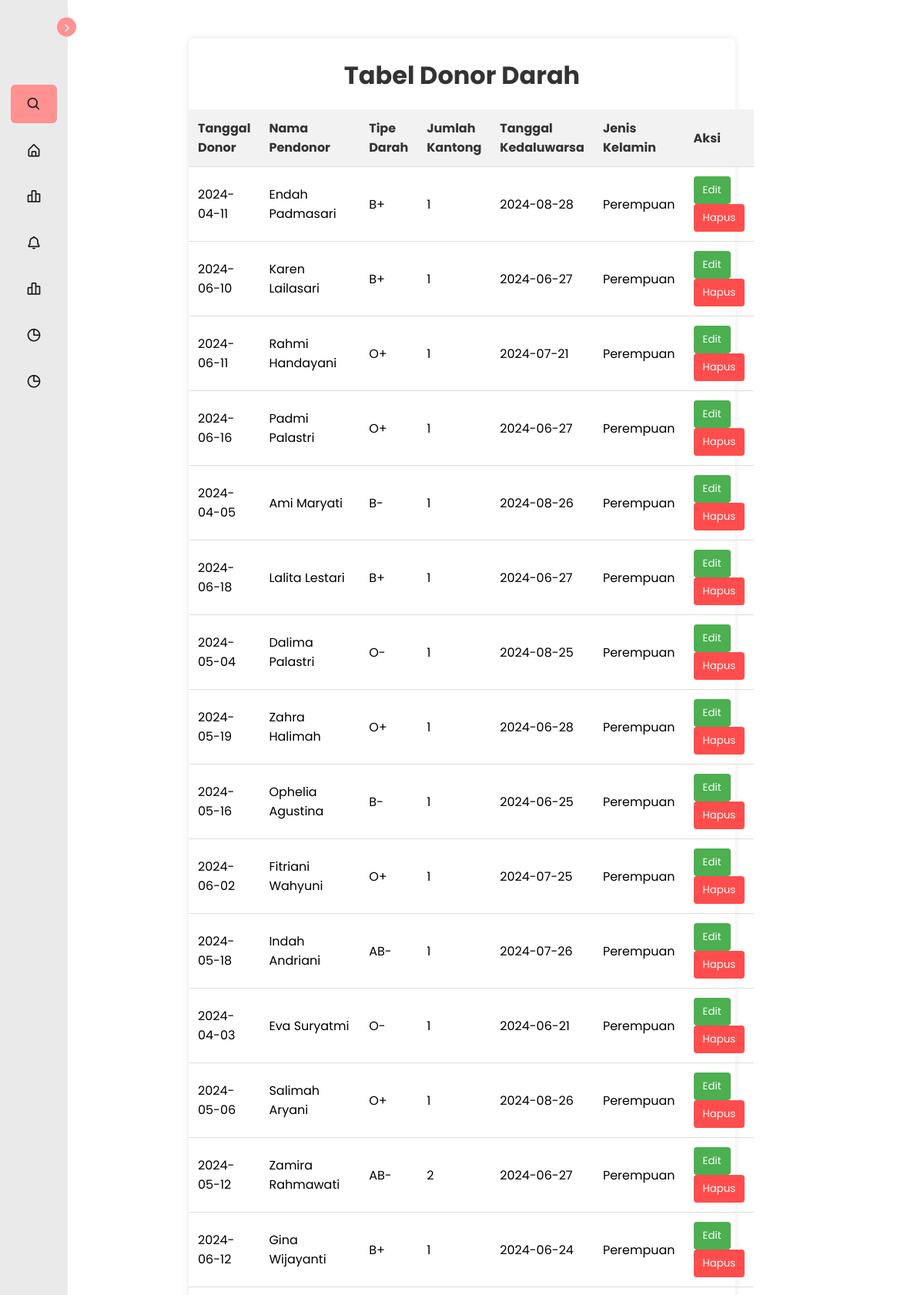
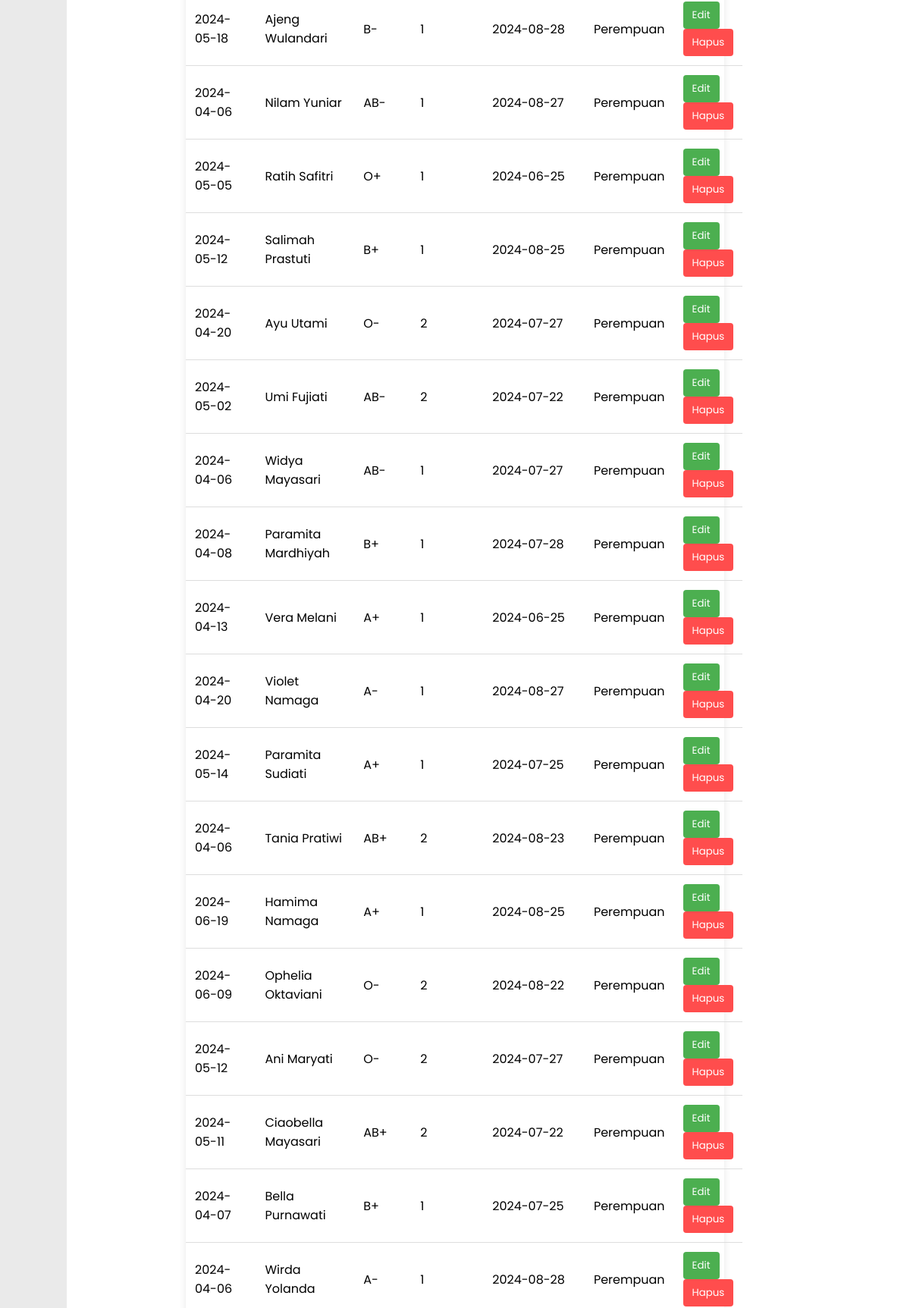
Page /informasipendonor.php (signed in, upper part) on the committed database (2 pictures, top to bottom).
### tables this page shows
CREATE TABLE `donor_darah` (
  `id_donor` int(11) NOT NULL,
  `tanggal_donor` date NOT NULL,
  `nama_pendonor` varchar(50) NOT NULL,
  `kode_darah` varchar(5) NOT NULL,
  `jumlah_kantong` int(11) NOT NULL,
  `tanggal_kedaluwarsa` date NOT NULL,
  `jenis_kelamin` enum('Laki-Laki','Perempuan') DEFAULT NULL
);

### config/connection.php (called while the page is built, shortened)
<?php
$xCon = [
    "localhost",
    "root", "",
    "hospital_database"
]; $connection = mysqli_connect($xCon[0], $xCon[1], $xCon[2], $xCon[3]);
function get_datas($tableName){
    global $connection;
    $query = "SELECT * FROM " . $tableName;
    return mysqli_query($connection, $query);
}

### informasipendonor.php (the view, shortened to what this page needs)
<?php
require('config/connection.php');
$dataPendonor = get_datas("donor_darah");
?>
<!DOCTYPE html>
<html lang="en">
<head>
    <link rel="stylesheet" href="assets/css/informasipendonor.css">
    <link href='https://unpkg.com/boxicons@2.1.1/css/boxicons.min.css' rel='stylesheet'>
    <link rel="stylesheet" href="https://cdnjs.cloudflare.com/ajax/libs/font-awesome/6.4.0/css/all.min.css">
</head>
<body>
    <nav class="sidebar close">
        <header>
            <div class="image-text">
            </div>
            <i class='bx bx-chevron-right toggle'></i>
        </header>
        <div class="menu-bar">
            <div class="menu">
                <li class="search-box">
                    <i class='bx bx-search icon'></i>
                </li>
                <ul class="menu-links">
                    <li class="nav-link">
                        <a href="dashboard.php">
                            <i class='bx bx-home-alt icon'></i>
                        </a>
                    </li>
                    <li class="nav-link">
                        <a href="rekomendasi.php">
                            <i class='bx bx-bar-chart-alt-2 icon'></i>
                        </a>
                    </li>
                    <li class="nav-link">
                        <a href="informasipendonor.php">
                            <i class='bx bx-bell icon'></i>
                        </a>
                    </li>
                    <li class="nav-link">
                        <a href="analisiskadaluarsa.php">
                            <i class='bx bx-bar-chart-alt-2 icon'></i>
                        </a>
                    </li>
                    <li class="nav-link">
                        <a href="tambahdata.php">
                            <i class='bx bx-pie-chart-alt icon'></i>
                        </a>
                    </li>
                    <li class="nav-link">
                        <a href="profil.php">
                            <i class='bx bx-pie-chart-alt icon'></i>
                        </a>
                    </li>
                </ul>
            </div>
        </div>
    </nav>
    <div class="container" style="padding-top : 2%;">
        <h1>Tabel Donor Darah</h1>
        <table id="donorTable">
            <thead>
                <tr>
                    <th>Tanggal Donor</th>
                    <th>Nama Pendonor</th>
                    <th>Tipe Darah</th>
                    <th>Jumlah Kantong</th>
                    <th>Tanggal Kedaluwarsa</th>
                    <th>Jenis Kelamin</th>
                    <th>Aksi</th>
                </tr>
            </thead>
            <tbody>
            <?php while ($row = mysqli_fetch_assoc($dataPendonor)): ?>
                <tr>
                    <td id="start-<?=$row['id_donor']?>"><?=$row['tanggal_donor']?></td>
                    <td id="nama-<?=$row['id_donor']?>"><?=$row['nama_pendonor']?></td>
                    <td id="kode-<?=$row['id_donor']?>"><?=$row['kode_darah']?></td>
                    <td id="jumlah-<?=$row['id_donor']?>"><?=$row['jumlah_kantong']?></td>
                    <td id="end-<?=$row['id_donor']?>"><?=$row['tanggal_kedaluwarsa']?></td>
                    <td id="jenis-<?=$row['id_donor']?>"><?=$row['jenis_kelamin']?></td>
                    <form action="" method="POST">
                        <td>
                            <button class="edit-btn" type="button">Edit</button>
                            <button class="delete-btn" type="submit">Hapus</button>
                        </td>
                    </form>
                </tr>
            </tbody>
            <?php endwhile; ?>
        </table>
    </div>
</body>
</html>

### assets/css/informasipendonor.css (style rules this page uses)
:root { --body-color: #ffffff; --sidebar-color: #eaeaea; --primary-color: #FF9191; --primary-color-light: #FF9191; --toggle-color: #dfdfdf; --text-color: #191919; --tran-03: all 0.3s ease; --tran-04: all 0.3s ease; --tran-05: all 0.3s ease; }
* { margin: 0; padding: 0; box-sizing: border-box; font-family: 'Poppins', sans-serif; }
body { min-height: 100vh; background-color: var(--body-color); transition: var(--tran-05); }
.sidebar { position: fixed; top: 0; left: 0; height: 100%; width: 250px; padding: 10px 14px; background: var(--sidebar-color); transition: var(--tran-05); z-index: 100; }
.sidebar.close { width: 88px; }
.sidebar li { height: 50px; list-style: none; display: flex; align-items: center; margin-top: 10px; }
.sidebar header .image, .sidebar .icon { min-width: 60px; border-radius: 6px; display: flex; align-items: center; justify-content: center; font-size: 20px; }
.sidebar .text, .sidebar .icon { color: var(--text-color); transition: var(--tran-03); }
.sidebar header { position: relative; }
.sidebar header .toggle { position: absolute; top: 50%; right: -25px; transform: translateY(-50%) rotate(180deg); height: 25px; width: 25px; background-color: var(--primary-color); color: var(--sidebar-color); border-radius: 50%; display: flex; align-items: center; justify-content: center; font-size: 22px; cursor: pointer; transition: var(--tran-05); }
.sidebar.close .toggle { transform: translateY(-50%) rotate(0deg); }
.sidebar .menu { margin-top: 40px; }
.sidebar li.search-box { border-radius: 6px; background-color: var(--primary-color-light); cursor: pointer; transition: var(--tran-05); }
.sidebar li a { list-style: none; height: 100%; background-color: transparent; display: flex; align-items: center; height: 100%; width: 100%; border-radius: 6px; text-decoration: none; transition: var(--tran-03); }
.sidebar .menu-bar { height: calc(100% - 55px); display: flex; flex-direction: column; justify-content: space-between; overflow-y: scroll; }
.container { width: calc(80% - 250px); margin: 50px auto; box-shadow: 0 0 10px rgba(0, 0, 0, 0.1); border-radius: 8px; }
h1 { text-align: center; color: #333; }
table { width: 100%; border-collapse: collapse; margin-top: 20px; }
th, td { padding: 12px; border-bottom: 1px solid #ddd; text-align: left; }
th { background-color: #f2f2f2; color: #333; }
.delete-btn, .edit-btn { background-color: #ff4d4d; color: white; border: none; padding: 8px 12px; border-radius: 4px; cursor: pointer; }
.edit-btn { background-color: #4caf50; }

### rows in the picture
donor_darah: tanggal_donor "2024-04-11", nama_pendonor "Endah Padmasari", kode_darah "B+", jumlah_kantong "1", tanggal_kedaluwarsa "2024-08-28", jenis_kelamin "Perempuan"
donor_darah: tanggal_donor "2024-06-10", nama_pendonor "Karen Lailasari", kode_darah "B+", jumlah_kantong "1", tanggal_kedaluwarsa "2024-06-27", jenis_kelamin "Perempuan"
donor_darah: tanggal_donor "2024-06-11", nama_pendonor "Rahmi Handayani", kode_darah "O+", jumlah_kantong "1", tanggal_kedaluwarsa "2024-07-21", jenis_kelamin "Perempuan"
donor_darah: tanggal_donor "2024-06-16", nama_pendonor "Padmi Palastri", kode_darah "O+", jumlah_kantong "1", tanggal_kedaluwarsa "2024-06-27", jenis_kelamin "Perempuan"
donor_darah: tanggal_donor "2024-04-05", nama_pendonor "Ami Maryati", kode_darah "B-", jumlah_kantong "1", tanggal_kedaluwarsa "2024-08-26", jenis_kelamin "Perempuan"
donor_darah: tanggal_donor "2024-06-18", nama_pendonor "Lalita Lestari", kode_darah "B+", jumlah_kantong "1", tanggal_kedaluwarsa "2024-06-27", jenis_kelamin "Perempuan"
donor_darah: tanggal_donor "2024-05-04", nama_pendonor "Dalima Palastri", kode_darah "O-", jumlah_kantong "1", tanggal_kedaluwarsa "2024-08-25", jenis_kelamin "Perempuan"
donor_darah: tanggal_donor "2024-05-19", nama_pendonor "Zahra Halimah", kode_darah "O+", jumlah_kantong "1", tanggal_kedaluwarsa "2024-06-28", jenis_kelamin "Perempuan"
donor_darah: tanggal_donor "2024-05-16", nama_pendonor "Ophelia Agustina", kode_darah "B-", jumlah_kantong "1", tanggal_kedaluwarsa "2024-06-25", jenis_kelamin "Perempuan"
donor_darah: tanggal_donor "2024-06-02", nama_pendonor "Fitriani Wahyuni", kode_darah "O+", jumlah_kantong "1", tanggal_kedaluwarsa "2024-07-25", jenis_kelamin "Perempuan"
donor_darah: tanggal_donor "2024-05-18", nama_pendonor "Indah Andriani", kode_darah "AB-", jumlah_kantong "1", tanggal_kedaluwarsa "2024-07-26", jenis_kelamin "Perempuan"
donor_darah: tanggal_donor "2024-04-03", nama_pendonor "Eva Suryatmi", kode_darah "O-", jumlah_kantong "1", tanggal_kedaluwarsa "2024-06-21", jenis_kelamin "Perempuan"
donor_darah: tanggal_donor "2024-05-06", nama_pendonor "Salimah Aryani", kode_darah "O+", jumlah_kantong "1", tanggal_kedaluwarsa "2024-08-26", jenis_kelamin "Perempuan"
donor_darah: tanggal_donor "2024-05-12", nama_pendonor "Zamira Rahmawati", kode_darah "AB-", jumlah_kantong "2", tanggal_kedaluwarsa "2024-06-27", jenis_kelamin "Perempuan"
donor_darah: tanggal_donor "2024-06-12", nama_pendonor "Gina Wijayanti", kode_darah "B+", jumlah_kantong "1", tanggal_kedaluwarsa "2024-06-24", jenis_kelamin "Perempuan"
donor_darah: tanggal_donor "2024-05-18", nama_pendonor "Ajeng Wulandari", kode_darah "B-", jumlah_kantong "1", tanggal_kedaluwarsa "2024-08-28", jenis_kelamin "Perempuan"
donor_darah: tanggal_donor "2024-04-06", nama_pendonor "Nilam Yuniar", kode_darah "AB-", jumlah_kantong "1", tanggal_kedaluwarsa "2024-08-27", jenis_kelamin "Perempuan"
donor_darah: tanggal_donor "2024-05-05", nama_pendonor "Ratih Safitri", kode_darah "O+", jumlah_kantong "1", tanggal_kedaluwarsa "2024-06-25", jenis_kelamin "Perempuan"
donor_darah: tanggal_donor "2024-05-12", nama_pendonor "Salimah Prastuti", kode_darah "B+", jumlah_kantong "1", tanggal_kedaluwarsa "2024-08-25", jenis_kelamin "Perempuan"
donor_darah: tanggal_donor "2024-04-20", nama_pendonor "Ayu Utami", kode_darah "O-", jumlah_kantong "2", tanggal_kedaluwarsa "2024-07-27", jenis_kelamin "Perempuan"
donor_darah: tanggal_donor "2024-05-02", nama_pendonor "Umi Fujiati", kode_darah "AB-", jumlah_kantong "2", tanggal_kedaluwarsa "2024-07-22", jenis_kelamin "Perempuan"
donor_darah: tanggal_donor "2024-04-06", nama_pendonor "Widya Mayasari", kode_darah "AB-", jumlah_kantong "1", tanggal_kedaluwarsa "2024-07-27", jenis_kelamin "Perempuan"
donor_darah: tanggal_donor "2024-04-08", nama_pendonor "Paramita Mardhiyah", kode_darah "B+", jumlah_kantong "1", tanggal_kedaluwarsa "2024-07-28", jenis_kelamin "Perempuan"
donor_darah: tanggal_donor "2024-04-13", nama_pendonor "Vera Melani", kode_darah "A+", jumlah_kantong "1", tanggal_kedaluwarsa "2024-06-25", jenis_kelamin "Perempuan"
donor_darah: tanggal_donor "2024-04-20", nama_pendonor "Violet Namaga", kode_darah "A-", jumlah_kantong "1", tanggal_kedaluwarsa "2024-08-27", jenis_kelamin "Perempuan"
donor_darah: tanggal_donor "2024-05-14", nama_pendonor "Paramita Sudiati", kode_darah "A+", jumlah_kantong "1", tanggal_kedaluwarsa "2024-07-25", jenis_kelamin "Perempuan"
donor_darah: tanggal_donor "2024-04-06", nama_pendonor "Tania Pratiwi", kode_darah "AB+", jumlah_kantong "2", tanggal_kedaluwarsa "2024-08-23", jenis_kelamin "Perempuan"
donor_darah: tanggal_donor "2024-06-19", nama_pendonor "Hamima Namaga", kode_darah "A+", jumlah_kantong "1", tanggal_kedaluwarsa "2024-08-25", jenis_kelamin "Perempuan"
donor_darah: tanggal_donor "2024-06-09", nama_pendonor "Ophelia Oktaviani", kode_darah "O-", jumlah_kantong "2", tanggal_kedaluwarsa "2024-08-22", jenis_kelamin "Perempuan"
donor_darah: tanggal_donor "2024-05-12", nama_pendonor "Ani Maryati", kode_darah "O-", jumlah_kantong "2", tanggal_kedaluwarsa "2024-07-27", jenis_kelamin "Perempuan"
donor_darah: tanggal_donor "2024-05-11", nama_pendonor "Ciaobella Mayasari", kode_darah "AB+", jumlah_kantong "2", tanggal_kedaluwarsa "2024-07-22", jenis_kelamin "Perempuan"
donor_darah: tanggal_donor "2024-04-07", nama_pendonor "Bella Purnawati", kode_darah "B+", jumlah_kantong "1", tanggal_kedaluwarsa "2024-07-25", jenis_kelamin "Perempuan"
donor_darah: tanggal_donor "2024-04-06", nama_pendonor "Wirda Yolanda", kode_darah "A-", jumlah_kantong "1", tanggal_kedaluwarsa "2024-08-28", jenis_kelamin "Perempuan"
